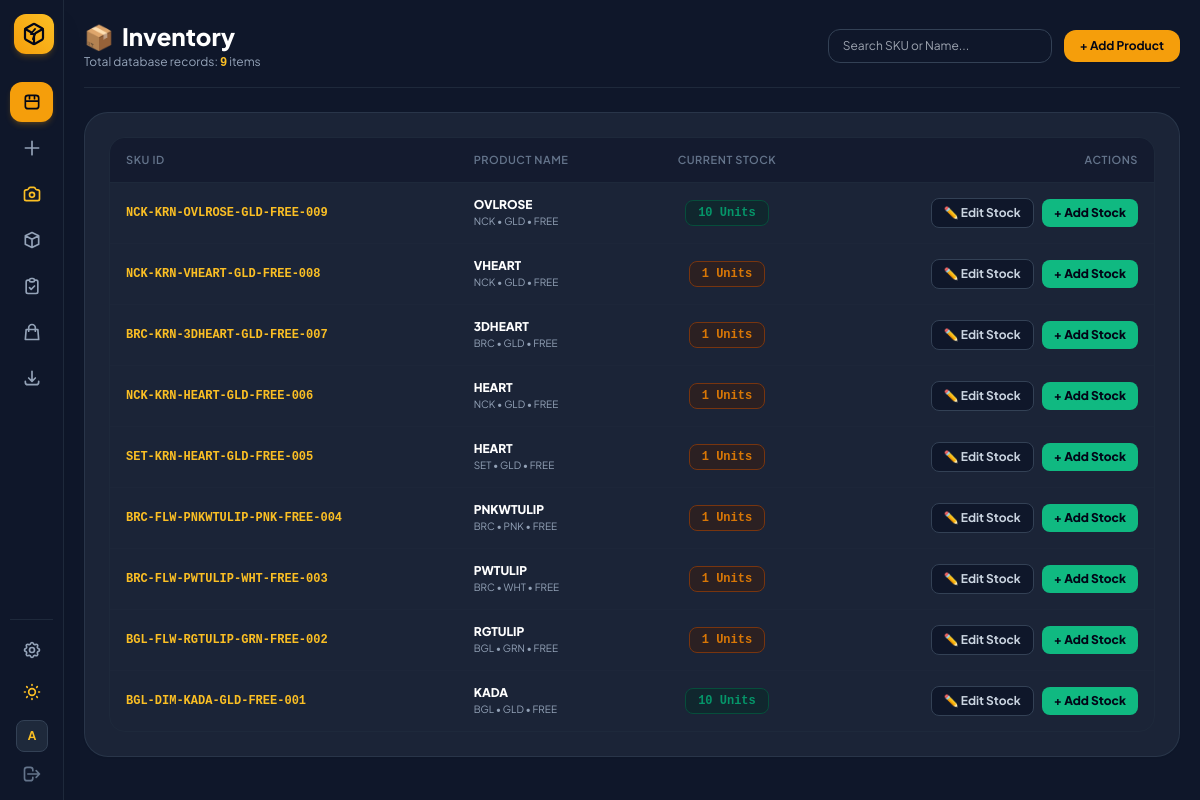
The app's page / (signed in) with its own data.
### sku_manager/models.py (models this page shows, shortened)
class JewelrySKU(models.Model):
    name = models.CharField(max_length=100)
    category = models.CharField(max_length=50, default='General')
    style = models.CharField(max_length=50, blank=True, default='Standard')
    design_model = models.CharField(max_length=50, blank=True, default='')
    size = models.CharField(max_length=30, blank=True, default='Free Size')
    color = models.CharField(max_length=30, blank=True, default='Black')
    number = models.CharField(max_length=10, default='001')
    sku = models.CharField(max_length=100, unique=True, editable=False)
    image = models.ImageField(upload_to='products/', null=True, blank=True)
    is_listed = models.BooleanField(default=True)
    batch_no = models.CharField(max_length=50, blank=True, default='')
    stock = models.PositiveIntegerField(default=0)
    storage_box = models.ForeignKey(StorageBox, on_delete=models.SET_NULL, null=True, blank=True, related_name='skus')
    section_name = models.CharField(max_length=50, blank=True, default='Main Slot')
    purchase_price = models.DecimalField(max_digits=10, decimal_places=2, default=0.00)
    selling_price = models.DecimalField(max_digits=10, decimal_places=2, default=0.00)
    created_at = models.DateTimeField(auto_now_add=True)
    updated_at = models.DateTimeField(auto_now=True)
    class Meta:
        ordering = ['-created_at']

### sku_manager/views.py (the view)
# urls.py: path('', views.inventory_list, name='inventory_list'),
@login_required(login_url='login')
def inventory_list(request):
    search_query = request.GET.get('q', '').strip()
    items = JewelrySKU.objects.select_related('storage_box').all().order_by('-id')
    if search_query:
        items = items.filter(
            Q(sku__icontains=search_query) |
            Q(name__icontains=search_query) |
            Q(category__icontains=search_query)
        )
    return render(request, 'sku_manager/inventory.html', {
        'items': items,
        'skus': items,
        'total_count': items.count(),
        'search_query': search_query,
        'active_page': 'inventory',
    })

### templates/sku_manager/inventory.html (shortened to what this page needs)
{% extends "sku_manager/base.html" %}
{% block content %}
<div class="space-y-6 max-w-6xl mx-auto">
  <header class="flex flex-col sm:flex-row sm:items-center justify-between border-b border-slate-200 dark:border-slate-800 pb-4 gap-4">
    <div>
      <h1 class="text-2xl font-black text-slate-900 dark:text-white flex items-center gap-2">
        <span>📦</span> Inventory
      </h1>
      <p class="text-xs text-slate-500 dark:text-slate-400 mt-0.5">
        Total database records: <strong class="text-amber-600 dark:text-amber-400 font-mono">{{ total_count }}</strong> items
      </p>
    </div>
    <div class="flex items-center gap-3">
      <form method="GET" class="relative">
        <input type="text" name="q" value="{{ search_query }}" placeholder="Search SKU or Name..."
          class="bg-slate-50 dark:bg-slate-900 border border-slate-200 dark:border-slate-700 rounded-xl px-3.5 py-2 text-xs text-slate-900 dark:text-white focus:outline-none focus:border-amber-500 w-56 transition">
      </form>
      <a href="{% url 'product_master' %}" class="bg-amber-500 hover:bg-amber-400 text-slate-950 font-bold px-4 py-2 rounded-xl text-xs transition shadow-sm">
        + Add Product
      </a>
    </div>
  </header>
  <div class="bg-white dark:bg-slate-800/80 border border-slate-200 dark:border-slate-700/60 rounded-3xl p-6 shadow-sm">
    <div class="overflow-x-auto rounded-2xl border border-slate-200 dark:border-slate-800">
      <table class="w-full text-left text-xs text-slate-700 dark:text-slate-300">
        <thead class="bg-slate-50 dark:bg-slate-900/60 text-[11px] uppercase tracking-wider text-slate-500 border-b border-slate-200 dark:border-slate-800">
          <tr>
            <th class="py-3.5 px-4 font-semibold">SKU ID</th>
            <th class="py-3.5 px-4 font-semibold">Product Name</th>
            <th class="py-3.5 px-4 font-semibold text-center">Current Stock</th>
            <th class="py-3.5 px-4 text-right font-semibold">Actions</th>
          </tr>
        </thead>
        <tbody class="divide-y divide-slate-100 dark:divide-slate-800/60">
          {% for item in items|default:skus %}
            <tr class="hover:bg-slate-50 dark:hover:bg-slate-800/30 transition">
              <td class="py-3.5 px-4 font-mono font-bold text-amber-600 dark:text-amber-400">
                {{ item.sku }}
              </td>
              <td class="py-3.5 px-4 font-extrabold text-slate-900 dark:text-white">
                <div>{{ item.name }}</div>
                <div class="text-[10px] text-slate-400 font-normal">{{ item.category }} • {{ item.color }} • {{ item.size }}</div>
              </td>
              <td class="py-3.5 px-4 text-center">
                {% if item.stock == 0 %}
                  <span class="inline-flex px-3 py-1 rounded-lg font-mono font-bold text-xs bg-rose-50 dark:bg-rose-950/40 text-rose-600 border border-rose-200 dark:border-rose-900">
                    0 Units
                  </span>
                {% elif item.stock <= 5 %}
                  <span class="inline-flex px-3 py-1 rounded-lg font-mono font-bold text-xs bg-amber-50 dark:bg-amber-950/40 text-amber-600 border border-amber-200 dark:border-amber-900">
                    {{ item.stock }} Units
                  </span>
                {% else %}
                  <span class="inline-flex px-3 py-1 rounded-lg font-mono font-bold text-xs bg-emerald-50 dark:bg-emerald-950/40 text-emerald-600 border border-emerald-200 dark:border-emerald-900">
                    {{ item.stock }} Units
                  </span>
                {% endif %}
              </td>
              <td class="py-3.5 px-4 text-right space-x-1.5 whitespace-nowrap">
                <a href="{% url 'stock_action' item.pk %}" class="inline-flex items-center gap-1 bg-slate-100 hover:bg-slate-200 dark:bg-slate-900 dark:hover:bg-slate-700 text-slate-700 dark:text-slate-300 px-3 py-1.5 rounded-lg font-bold border border-slate-200 dark:border-slate-700 transition">
                  ✏️ Edit Stock
                </a>
                <a href="{% url 'stock_action' item.pk %}" class="inline-flex items-center gap-1 bg-emerald-500 hover:bg-emerald-400 text-slate-950 px-3 py-1.5 rounded-lg font-black transition shadow-xs">
                  + Add Stock
                </a>
              </td>
            </tr>
          {% endfor %}
        </tbody>
      </table>
    </div>
  </div>
</div>
{% endblock %}-+

### templates/sku_manager/base.html (shortened to what this page needs)
<!DOCTYPE html>
<html lang="en" class="dark">
<head>
  <script src="https://cdn.tailwindcss.com"></script>
</head>
<body class="bg-slate-100 text-slate-800 dark:bg-slate-900 dark:text-slate-100 min-h-screen flex antialiased transition-colors duration-200">
  <aside class="group fixed left-0 top-0 z-40 h-screen w-16 hover:w-60 transition-all duration-300 ease-in-out bg-white border-r border-slate-200 dark:bg-slate-900 dark:border-slate-800 flex flex-col justify-between p-2.5 shadow-xl overflow-hidden">
    <div class="space-y-6">
      <a href="{% url 'inventory_list' %}" class="flex items-center gap-3 px-1 py-1">
        <div class="w-10 h-10 min-w-[40px] rounded-xl bg-gradient-to-tr from-amber-500 to-amber-400 flex items-center justify-center shadow-md shadow-amber-500/20 text-slate-950">
        </div>
      </a>
      <nav class="space-y-1.5">
        <a href="{% url 'inventory_list' %}" title="Inventory"
          class="flex items-center gap-3.5 px-3 py-2.5 rounded-xl transition {% if active_page == 'inventory' %}bg-amber-500 text-slate-950 font-bold shadow-md shadow-amber-500/20{% else %}text-slate-600 dark:text-slate-400 hover:bg-slate-100 dark:hover:bg-slate-800 dark:hover:text-white{% endif %}">
          <svg class="w-5 h-5 min-w-[20px]" fill="none" stroke="currentColor" viewBox="0 0 24 24"><path stroke-linecap="round" stroke-linejoin="round" stroke-width="2" d="M4 7v10c0 2 1.5 3 3.5 3h9c2 0 3.5-1 3.5-3V7c0-2-1.5-3-3.5-3h-9C5.5 4 4 5 4 7zm0 4h16M9 4v4m6-4v4"></path></svg>
        </a>
        <a href="{% url 'product_master' %}" title="Add Products & Catalog"
          class="flex items-center gap-3.5 px-3 py-2.5 rounded-xl transition {% if active_page == 'products' %}bg-amber-500 text-slate-950 font-bold shadow-md shadow-amber-500/20{% else %}text-slate-600 dark:text-slate-400 hover:bg-slate-100 dark:hover:bg-slate-800 dark:hover:text-white{% endif %}">
          <svg class="w-5 h-5 min-w-[20px]" fill="none" stroke="currentColor" viewBox="0 0 24 24"><path stroke-linecap="round" stroke-linejoin="round" stroke-width="2" d="M12 4v16m8-8H4"></path></svg>
        </a>
        <a href="{% url 'sku_scanner' %}" title="Camera Scanner"
          class="flex items-center gap-3.5 px-3 py-2.5 rounded-xl transition {% if active_page == 'scanner' %}bg-amber-500 text-slate-950 font-bold shadow-md shadow-amber-500/20{% else %}text-amber-600 dark:text-amber-400 hover:bg-slate-100 dark:hover:bg-slate-800{% endif %}">
        </a>
        <a href="{% url 'box_manager' %}" title="Storage Boxes"
          class="flex items-center gap-3.5 px-3 py-2.5 rounded-xl transition {% if active_page == 'boxes' %}bg-amber-500 text-slate-950 font-bold shadow-md shadow-amber-500/20{% else %}text-slate-600 dark:text-slate-400 hover:bg-slate-100 dark:hover:bg-slate-800 dark:hover:text-white{% endif %}">
          <svg class="w-5 h-5 min-w-[20px]" fill="none" stroke="currentColor" viewBox="0 0 24 24"><path stroke-linecap="round" stroke-linejoin="round" stroke-width="2" d="M20 7l-8-4-8 4m16 0l-8 4m8-4v10l-8 4m0-10L4 7m8 4v10M4 7v10l8 4"></path></svg>
        </a>
        <a href="{% url 'dispatch_logs' %}" title="Dispatch Logs"
          class="flex items-center gap-3.5 px-3 py-2.5 rounded-xl transition {% if active_page == 'dispatch_logs' %}bg-amber-500 text-slate-950 font-bold shadow-md shadow-amber-500/20{% else %}text-slate-600 dark:text-slate-400 hover:bg-slate-100 dark:hover:bg-slate-800 dark:hover:text-white{% endif %}">
          <svg class="w-5 h-5 min-w-[20px]" fill="none" stroke="currentColor" viewBox="0 0 24 24"><path stroke-linecap="round" stroke-linejoin="round" stroke-width="2" d="M9 5H7a2 2 0 00-2 2v12a2 2 0 002 2h10a2 2 0 002-2V7a2 2 0 00-2-2h-2M9 5a2 2 0 002 2h2a2 2 0 002-2M9 5a2 2 0 012-2h2a2 2 0 012 2m-6 9l2 2 4-4"></path></svg>
        </a>
        <a href="{% url 'platform_manager' %}" title="Marketplace Channels"
          class="flex items-center gap-3.5 px-3 py-2.5 rounded-xl transition {% if active_page == 'platforms' %}bg-amber-500 text-slate-950 font-bold shadow-md shadow-amber-500/20{% else %}text-slate-600 dark:text-slate-400 hover:bg-slate-100 dark:hover:bg-slate-800 dark:hover:text-white{% endif %}">
          <svg class="w-5 h-5 min-w-[20px]" fill="none" stroke="currentColor" viewBox="0 0 24 24"><path stroke-linecap="round" stroke-linejoin="round" stroke-width="2" d="M16 11V7a4 4 0 00-8 0v4M5 9h14l1 12H4L5 9z"></path></svg>
        </a>
        <a href="{% url 'sku_export_csv' %}" title="Export CSV"
          class="flex items-center gap-3.5 px-3 py-2.5 rounded-xl transition text-slate-600 dark:text-slate-400 hover:bg-slate-100 dark:hover:bg-slate-800 dark:hover:text-white">
          <svg class="w-5 h-5 min-w-[20px]" fill="none" stroke="currentColor" viewBox="0 0 24 24"><path stroke-linecap="round" stroke-linejoin="round" stroke-width="2" d="M4 16v1a3 3 0 003 3h10a3 3 0 003-3v-1m-4-4l-4 4m0 0l-4-4m4 4V4"></path></svg>
        </a>
      </nav>
    </div>
    <div class="space-y-1.5 pt-3 border-t border-slate-200 dark:border-slate-800">
      <a href="{% url 'app_settings' %}" title="System Settings"
        class="flex items-center gap-3.5 px-3 py-2 rounded-xl transition {% if active_page == 'settings' %}bg-amber-500 text-slate-950 font-bold shadow-md shadow-amber-500/20{% else %}text-slate-600 dark:text-slate-400 hover:bg-slate-100 dark:hover:bg-slate-800 dark:hover:text-white{% endif %}">
      </a>
      <button id="themeToggleBtn" type="button" title="Switch Theme"
        class="w-full flex items-center gap-3.5 px-3 py-2 rounded-xl text-slate-600 dark:text-slate-400 hover:bg-slate-100 dark:hover:bg-slate-800 transition">
      </button>
      {% if request.user.is_authenticated %}
      <div class="flex items-center gap-3 px-1.5 pt-1 overflow-hidden">
        <div class="w-8 h-8 min-w-[32px] rounded-lg bg-slate-200 dark:bg-slate-800 border border-slate-300 dark:border-slate-700 flex items-center justify-center font-bold text-amber-600 dark:text-amber-400 text-xs">
          {{ request.user.username|slice:":1"|upper }}
        </div>
      </div>
      <a href="{% url 'logout' %}" title="Log Out"
        class="flex items-center gap-3 px-3 py-1.5 rounded-xl text-slate-500 hover:bg-rose-500/10 hover:text-rose-500 transition">
        <svg class="w-5 h-5 min-w-[20px]" fill="none" stroke="currentColor" viewBox="0 0 24 24">
          <path stroke-linecap="round" stroke-linejoin="round" stroke-width="2" d="M17 16l4-4m0 0l-4-4m4 4H7m6 4v1a3 3 0 01-3 3H6a3 3 0 01-3-3V7a3 3 0 013-3h4a3 3 0 013 3v1"></path>
        </svg>
      </a>
      {% endif %}
    </div>
  </aside>
  <main class="flex-1 ml-16 p-4 sm:p-5 min-h-screen transition-all duration-300">
    <div class="w-full space-y-4">
      {% block content %}{% endblock %}
    </div>
  </main>
</body>
</html>

### templates/sku_manager/base.html (style rules this page uses)
body { font-family: 'Plus Jakarta Sans', sans-serif; }

### records on screen
JewelrySKU: sku "NCK-KRN-OVLROSE-GLD-FREE-009", name "OVLROSE", category "NCK", color "GLD", size "FREE", stock "10"
JewelrySKU: sku "NCK-KRN-VHEART-GLD-FREE-008", name "VHEART", category "NCK", color "GLD", size "FREE", stock "1"
JewelrySKU: sku "BRC-KRN-3DHEART-GLD-FREE-007", name "3DHEART", category "BRC", color "GLD", size "FREE", stock "1"
JewelrySKU: sku "NCK-KRN-HEART-GLD-FREE-006", name "HEART", category "NCK", color "GLD", size "FREE", stock "1"
JewelrySKU: sku "SET-KRN-HEART-GLD-FREE-005", name "HEART", category "SET", color "GLD", size "FREE", stock "1"
JewelrySKU: sku "BRC-FLW-PNKWTULIP-PNK-FREE-004", name "PNKWTULIP", category "BRC", color "PNK", size "FREE", stock "1"
JewelrySKU: sku "BRC-FLW-PWTULIP-WHT-FREE-003", name "PWTULIP", category "BRC", color "WHT", size "FREE", stock "1"
JewelrySKU: sku "BGL-FLW-RGTULIP-GRN-FREE-002", name "RGTULIP", category "BGL", color "GRN", size "FREE", stock "1"
JewelrySKU: sku "BGL-DIM-KADA-GLD-FREE-001", name "KADA", category "BGL", color "GLD", size "FREE", stock "10"

### other values on screen
{{ request.user.username|slice:":1"|upper }} "A"
{{ total_count }} "9"
